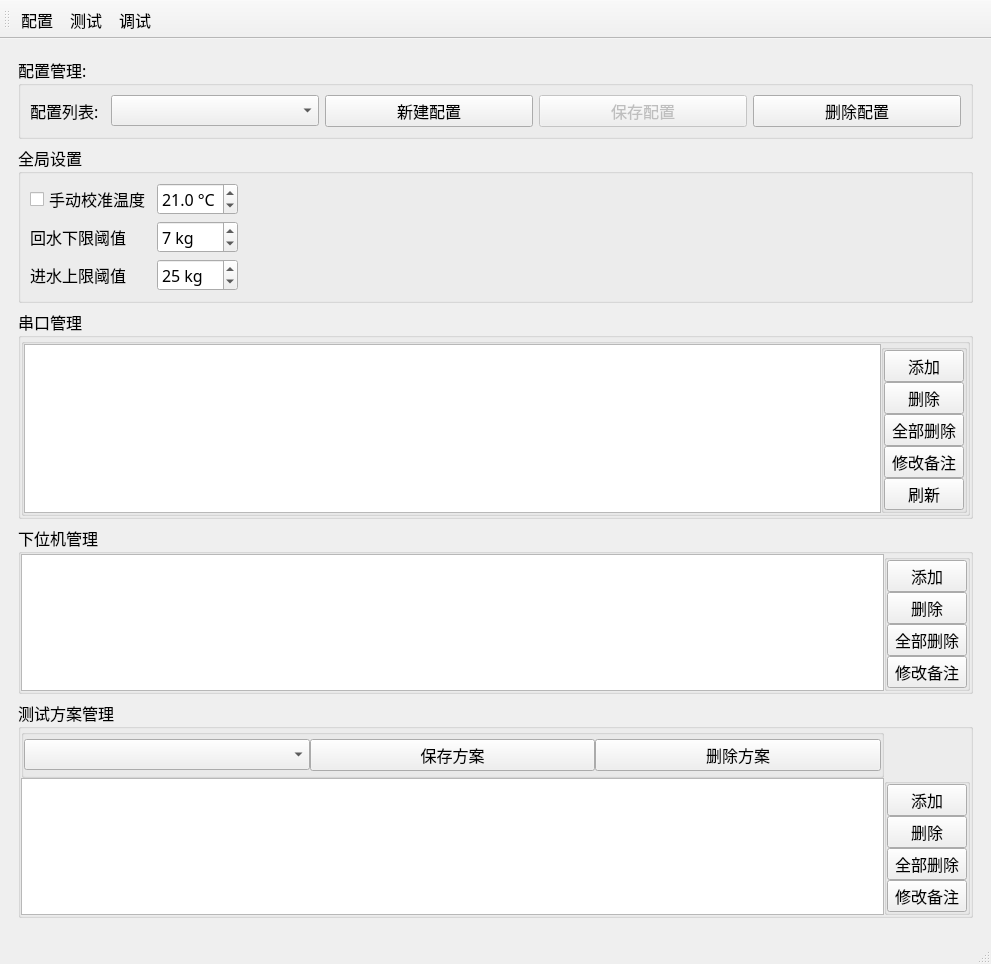
<?xml version="1.0" encoding="UTF-8"?>
<ui version="4.0">
 <class>MainWindow</class>
 <widget class="QMainWindow" name="MainWindow">
  <property name="geometry">
   <rect>
    <x>0</x>
    <y>0</y>
    <width>991</width>
    <height>773</height>
   </rect>
  </property>
  <property name="font">
   <font>
    <family>黑体</family>
    <pointsize>12</pointsize>
   </font>
  </property>
  <property name="windowTitle">
   <string>液体流量计标定系统</string>
  </property>
  <widget class="QWidget" name="centralwidget">
   <layout class="QGridLayout" name="gridLayout">
    <item row="0" column="0">
     <widget class="QStackedWidget" name="stackedWidget">
      <widget class="QWidget" name="pagConfig">
       <layout class="QGridLayout" name="gridLayout_10">
        <item row="0" column="0">
         <widget class="QGroupBox" name="groupBox_9">
          <property name="title">
           <string>配置管理:</string>
          </property>
          <layout class="QGridLayout" name="gridLayout_9">
           <item row="0" column="1">
            <widget class="QComboBox" name="combConfigList"/>
           </item>
           <item row="0" column="4">
            <widget class="QPushButton" name="btnDeleteConfig">
             <property name="text">
              <string>删除配置</string>
             </property>
            </widget>
           </item>
           <item row="0" column="3">
            <widget class="QPushButton" name="btnSaveConfig">
             <property name="enabled">
              <bool>false</bool>
             </property>
             <property name="text">
              <string>保存配置</string>
             </property>
            </widget>
           </item>
           <item row="0" column="0">
            <widget class="QLabel" name="label_3">
             <property name="maximumSize">
              <size>
               <width>75</width>
               <height>16777215</height>
              </size>
             </property>
             <property name="text">
              <string>配置列表:</string>
             </property>
            </widget>
           </item>
           <item row="0" column="2">
            <widget class="QPushButton" name="btnNewConfig">
             <property name="text">
              <string>新建配置</string>
             </property>
            </widget>
           </item>
          </layout>
         </widget>
        </item>
        <item row="1" column="0">
         <widget class="QGroupBox" name="groupBox_8">
          <property name="title">
           <string>全局设置</string>
          </property>
          <layout class="QGridLayout" name="gridLayout_8">
           <item row="2" column="0">
            <widget class="QLabel" name="label_2">
             <property name="text">
              <string>进水上限阈值</string>
             </property>
            </widget>
           </item>
           <item row="0" column="1">
            <widget class="QDoubleSpinBox" name="spinManualTemperature">
             <property name="prefix">
              <string/>
             </property>
             <property name="suffix">
              <string> °C</string>
             </property>
             <property name="decimals">
              <number>1</number>
             </property>
             <property name="maximum">
              <double>40.899999999999999</double>
             </property>
             <property name="value">
              <double>21.000000000000000</double>
             </property>
            </widget>
           </item>
           <item row="0" column="0">
            <widget class="QCheckBox" name="cheManualTemperature">
             <property name="text">
              <string>手动校准温度</string>
             </property>
            </widget>
           </item>
           <item row="2" column="1">
            <widget class="QSpinBox" name="spinInWaterThres">
             <property name="suffix">
              <string> kg</string>
             </property>
             <property name="maximum">
              <number>999</number>
             </property>
             <property name="value">
              <number>25</number>
             </property>
            </widget>
           </item>
           <item row="1" column="1">
            <widget class="QSpinBox" name="spinOutWaterThres">
             <property name="suffix">
              <string> kg</string>
             </property>
             <property name="maximum">
              <number>999</number>
             </property>
             <property name="value">
              <number>7</number>
             </property>
            </widget>
           </item>
           <item row="1" column="0">
            <widget class="QLabel" name="label">
             <property name="text">
              <string>回水下限阈值</string>
             </property>
            </widget>
           </item>
           <item row="1" column="2">
            <spacer name="horizontalSpacer">
             <property name="orientation">
              <enum>Qt::Horizontal</enum>
             </property>
             <property name="sizeHint" stdset="0">
              <size>
               <width>40</width>
               <height>20</height>
              </size>
             </property>
            </spacer>
           </item>
          </layout>
         </widget>
        </item>
        <item row="2" column="0">
         <widget class="QGroupBox" name="groupBox">
          <property name="title">
           <string>串口管理</string>
          </property>
          <property name="flat">
           <bool>true</bool>
          </property>
          <property name="checkable">
           <bool>false</bool>
          </property>
          <layout class="QGridLayout" name="gridLayout_6">
           <property name="leftMargin">
            <number>0</number>
           </property>
           <property name="topMargin">
            <number>0</number>
           </property>
           <property name="rightMargin">
            <number>0</number>
           </property>
           <property name="bottomMargin">
            <number>0</number>
           </property>
           <property name="spacing">
            <number>0</number>
           </property>
           <item row="0" column="0">
            <widget class="QGroupBox" name="groupBox_2">
             <property name="title">
              <string/>
             </property>
             <layout class="QGridLayout" name="gridLayout_3">
              <property name="leftMargin">
               <number>0</number>
              </property>
              <property name="topMargin">
               <number>0</number>
              </property>
              <property name="rightMargin">
               <number>0</number>
              </property>
              <property name="bottomMargin">
               <number>0</number>
              </property>
              <property name="spacing">
               <number>0</number>
              </property>
              <item row="0" column="1">
               <widget class="QGroupBox" name="groupBox_3">
                <property name="title">
                 <string/>
                </property>
                <layout class="QGridLayout" name="gridLayout_5">
                 <property name="leftMargin">
                  <number>0</number>
                 </property>
                 <property name="topMargin">
                  <number>0</number>
                 </property>
                 <property name="rightMargin">
                  <number>0</number>
                 </property>
                 <property name="bottomMargin">
                  <number>0</number>
                 </property>
                 <property name="spacing">
                  <number>0</number>
                 </property>
                 <item row="4" column="1">
                  <widget class="QPushButton" name="btnCheckConnectSerial">
                   <property name="text">
                    <string>刷新</string>
                   </property>
                  </widget>
                 </item>
                 <item row="2" column="1">
                  <widget class="QPushButton" name="btnDeleteAllSerial">
                   <property name="text">
                    <string>全部删除</string>
                   </property>
                  </widget>
                 </item>
                 <item row="1" column="1">
                  <widget class="QPushButton" name="btnDeleteSerial">
                   <property name="text">
                    <string>删除</string>
                   </property>
                  </widget>
                 </item>
                 <item row="0" column="1">
                  <widget class="QPushButton" name="btnAppendSerial">
                   <property name="text">
                    <string>添加</string>
                   </property>
                  </widget>
                 </item>
                 <item row="3" column="1">
                  <widget class="QPushButton" name="btnChangeRemarkSerial">
                   <property name="text">
                    <string>修改备注</string>
                   </property>
                  </widget>
                 </item>
                </layout>
               </widget>
              </item>
              <item row="0" column="0">
               <widget class="QTableView" name="tvSerialTable"/>
              </item>
             </layout>
            </widget>
           </item>
          </layout>
         </widget>
        </item>
        <item row="3" column="0">
         <widget class="QGroupBox" name="groupBox_4">
          <property name="title">
           <string>下位机管理</string>
          </property>
          <layout class="QGridLayout" name="gridLayout_4">
           <property name="leftMargin">
            <number>0</number>
           </property>
           <property name="topMargin">
            <number>0</number>
           </property>
           <property name="rightMargin">
            <number>0</number>
           </property>
           <property name="bottomMargin">
            <number>0</number>
           </property>
           <property name="spacing">
            <number>0</number>
           </property>
           <item row="0" column="0">
            <widget class="QTableView" name="tvLM"/>
           </item>
           <item row="0" column="1">
            <widget class="QGroupBox" name="groupBox_5">
             <property name="title">
              <string/>
             </property>
             <layout class="QVBoxLayout" name="verticalLayout">
              <property name="spacing">
               <number>0</number>
              </property>
              <property name="leftMargin">
               <number>0</number>
              </property>
              <property name="topMargin">
               <number>0</number>
              </property>
              <property name="rightMargin">
               <number>0</number>
              </property>
              <property name="bottomMargin">
               <number>0</number>
              </property>
              <item>
               <widget class="QPushButton" name="btnAppendLM">
                <property name="text">
                 <string>添加</string>
                </property>
               </widget>
              </item>
              <item>
               <widget class="QPushButton" name="btnDeleteLM">
                <property name="text">
                 <string>删除</string>
                </property>
               </widget>
              </item>
              <item>
               <widget class="QPushButton" name="btnDeleteAllLM">
                <property name="text">
                 <string>全部删除</string>
                </property>
               </widget>
              </item>
              <item>
               <widget class="QPushButton" name="btnChangeRemarkLM">
                <property name="text">
                 <string>修改备注</string>
                </property>
               </widget>
              </item>
             </layout>
            </widget>
           </item>
          </layout>
         </widget>
        </item>
        <item row="4" column="0">
         <widget class="QGroupBox" name="groupBox_6">
          <property name="title">
           <string>测试方案管理</string>
          </property>
          <layout class="QGridLayout" name="gridLayout_7">
           <property name="leftMargin">
            <number>0</number>
           </property>
           <property name="topMargin">
            <number>0</number>
           </property>
           <property name="rightMargin">
            <number>0</number>
           </property>
           <property name="bottomMargin">
            <number>0</number>
           </property>
           <property name="spacing">
            <number>0</number>
           </property>
           <item row="1" column="1">
            <widget class="QGroupBox" name="groupBox_7">
             <property name="title">
              <string/>
             </property>
             <layout class="QVBoxLayout" name="verticalLayout_2">
              <property name="spacing">
               <number>0</number>
              </property>
              <property name="leftMargin">
               <number>0</number>
              </property>
              <property name="topMargin">
               <number>0</number>
              </property>
              <property name="rightMargin">
               <number>0</number>
              </property>
              <property name="bottomMargin">
               <number>0</number>
              </property>
              <item>
               <widget class="QPushButton" name="btnAppendOption">
                <property name="text">
                 <string>添加</string>
                </property>
               </widget>
              </item>
              <item>
               <widget class="QPushButton" name="btnDeleteOption">
                <property name="text">
                 <string>删除</string>
                </property>
               </widget>
              </item>
              <item>
               <widget class="QPushButton" name="btnDeleteAllOption">
                <property name="text">
                 <string>全部删除</string>
                </property>
               </widget>
              </item>
              <item>
               <widget class="QPushButton" name="btnChangeRemarkOption">
                <property name="text">
                 <string>修改备注</string>
                </property>
               </widget>
              </item>
             </layout>
            </widget>
           </item>
           <item row="1" column="0">
            <widget class="QTableView" name="tvTestOption"/>
           </item>
           <item row="0" column="0">
            <widget class="QGroupBox" name="groupBox_16">
             <property name="title">
              <string/>
             </property>
             <layout class="QHBoxLayout" name="horizontalLayout">
              <property name="spacing">
               <number>0</number>
              </property>
              <property name="leftMargin">
               <number>0</number>
              </property>
              <property name="topMargin">
               <number>0</number>
              </property>
              <property name="rightMargin">
               <number>0</number>
              </property>
              <property name="bottomMargin">
               <number>0</number>
              </property>
              <item>
               <widget class="QComboBox" name="combChoiceProject"/>
              </item>
              <item>
               <widget class="QPushButton" name="btnSaveProject">
                <property name="text">
                 <string>保存方案</string>
                </property>
               </widget>
              </item>
              <item>
               <widget class="QPushButton" name="btnDeleteProject">
                <property name="text">
                 <string>删除方案</string>
                </property>
               </widget>
              </item>
             </layout>
            </widget>
           </item>
          </layout>
         </widget>
        </item>
       </layout>
      </widget>
      <widget class="QWidget" name="pagTest">
       <layout class="QGridLayout" name="gridLayout_13">
        <item row="0" column="0">
         <widget class="QGroupBox" name="groupBox_12">
          <property name="title">
           <string>操作栏</string>
          </property>
          <layout class="QGridLayout" name="gridLayout_12">
           <item row="2" column="0">
            <widget class="QPushButton" name="btnClearResult">
             <property name="text">
              <string>清空测试结果</string>
             </property>
            </widget>
           </item>
           <item row="0" column="0" colspan="2">
            <widget class="QPushButton" name="btnStartTest">
             <property name="minimumSize">
              <size>
               <width>100</width>
               <height>50</height>
              </size>
             </property>
             <property name="text">
              <string>开始测试</string>
             </property>
             <property name="icon">
              <iconset resource="imgs.qrc">
               <normaloff>:/imgs/connectBtn/disconnected.png</normaloff>:/imgs/connectBtn/disconnected.png</iconset>
             </property>
             <property name="iconSize">
              <size>
               <width>30</width>
               <height>30</height>
              </size>
             </property>
            </widget>
           </item>
           <item row="1" column="0" colspan="2">
            <widget class="QPushButton" name="btnSaveResult">
             <property name="text">
              <string>保存</string>
             </property>
            </widget>
           </item>
          </layout>
         </widget>
        </item>
        <item row="0" column="1">
         <widget class="QGroupBox" name="groupBox_10">
          <property name="title">
           <string>日志栏:</string>
          </property>
          <layout class="QGridLayout" name="gridLayout_2">
           <property name="leftMargin">
            <number>0</number>
           </property>
           <property name="topMargin">
            <number>0</number>
           </property>
           <property name="rightMargin">
            <number>0</number>
           </property>
           <property name="bottomMargin">
            <number>0</number>
           </property>
           <property name="spacing">
            <number>0</number>
           </property>
           <item row="0" column="0">
            <widget class="QTextBrowser" name="txtLogMain"/>
           </item>
          </layout>
         </widget>
        </item>
        <item row="1" column="0" colspan="2">
         <widget class="QGroupBox" name="groupBox_11">
          <property name="title">
           <string>测试进度</string>
          </property>
          <layout class="QGridLayout" name="gridLayout_11">
           <item row="0" column="0">
            <widget class="QComboBox" name="combFlowMacChoice"/>
           </item>
           <item row="0" column="1">
            <widget class="QTableView" name="tvTest"/>
           </item>
          </layout>
         </widget>
        </item>
       </layout>
      </widget>
      <widget class="QWidget" name="pagDebug">
       <layout class="QGridLayout" name="gridLayout_16">
        <item row="0" column="1" rowspan="2">
         <widget class="QGroupBox" name="groupBox_14">
          <property name="title">
           <string>日志栏</string>
          </property>
          <layout class="QGridLayout" name="gridLayout_14">
           <property name="leftMargin">
            <number>0</number>
           </property>
           <property name="topMargin">
            <number>0</number>
           </property>
           <property name="rightMargin">
            <number>0</number>
           </property>
           <property name="bottomMargin">
            <number>0</number>
           </property>
           <property name="spacing">
            <number>0</number>
           </property>
           <item row="0" column="0">
            <widget class="QTextBrowser" name="txtBrowserDebug"/>
           </item>
          </layout>
         </widget>
        </item>
        <item row="0" column="0" rowspan="2">
         <widget class="QGroupBox" name="groupBox_13">
          <property name="title">
           <string/>
          </property>
          <layout class="QGridLayout" name="gridLayout_15">
           <item row="3" column="0" colspan="8">
            <widget class="QGroupBox" name="groupBox_15">
             <property name="title">
              <string>操作栏</string>
             </property>
             <layout class="QGridLayout" name="gridLayout_17">
              <item row="0" column="2">
               <widget class="QCheckBox" name="checkBox_3">
                <property name="text">
                 <string>流量计解析</string>
                </property>
               </widget>
              </item>
              <item row="4" column="1">
               <widget class="QSpinBox" name="spinInWaterSpeed">
                <property name="maximum">
                 <number>9999</number>
                </property>
               </widget>
              </item>
              <item row="3" column="1">
               <widget class="QPushButton" name="pushButton_3">
                <property name="text">
                 <string>关闭回水电机</string>
                </property>
               </widget>
              </item>
              <item row="2" column="0">
               <widget class="QPushButton" name="pushButton_8">
                <property name="text">
                 <string>获取电子秤读数</string>
                </property>
               </widget>
              </item>
              <item row="4" column="2">
               <widget class="QPushButton" name="pushButton_4">
                <property name="text">
                 <string>启动</string>
                </property>
               </widget>
              </item>
              <item row="2" column="2">
               <widget class="QPushButton" name="pushButton_6">
                <property name="text">
                 <string>获取温度计读数</string>
                </property>
               </widget>
              </item>
              <item row="0" column="0">
               <widget class="QCheckBox" name="checkBox">
                <property name="text">
                 <string>原始接收数据</string>
                </property>
               </widget>
              </item>
              <item row="2" column="1">
               <widget class="QPushButton" name="pushButton_9">
                <property name="text">
                 <string>获取流量计读数</string>
                </property>
               </widget>
              </item>
              <item row="4" column="0">
               <widget class="QLabel" name="label_4">
                <property name="text">
                 <string>进水电机</string>
                </property>
               </widget>
              </item>
              <item row="4" column="3">
               <widget class="QPushButton" name="pushButton_5">
                <property name="text">
                 <string>关闭</string>
                </property>
               </widget>
              </item>
              <item row="0" column="1">
               <widget class="QCheckBox" name="checkBox_2">
                <property name="text">
                 <string>原始发送数据</string>
                </property>
               </widget>
              </item>
              <item row="3" column="0">
               <widget class="QPushButton" name="pushButton_2">
                <property name="text">
                 <string>启动回水电机</string>
                </property>
               </widget>
              </item>
              <item row="1" column="0">
               <widget class="QCheckBox" name="checkBox_4">
                <property name="text">
                 <string>标准秤解析</string>
                </property>
               </widget>
              </item>
              <item row="1" column="1">
               <widget class="QCheckBox" name="checkBox_5">
                <property name="text">
                 <string>温度计解析</string>
                </property>
               </widget>
              </item>
             </layout>
            </widget>
           </item>
           <item row="0" column="0" colspan="6">
            <widget class="QPushButton" name="pushButton">
             <property name="text">
              <string>初始化</string>
             </property>
            </widget>
           </item>
          </layout>
         </widget>
        </item>
       </layout>
      </widget>
     </widget>
    </item>
   </layout>
  </widget>
  <widget class="QMenuBar" name="menubar">
   <property name="geometry">
    <rect>
     <x>0</x>
     <y>0</y>
     <width>991</width>
     <height>22</height>
    </rect>
   </property>
  </widget>
  <widget class="QStatusBar" name="statusbar"/>
  <widget class="QToolBar" name="toolBar">
   <property name="windowTitle">
    <string>toolBar</string>
   </property>
   <attribute name="toolBarArea">
    <enum>TopToolBarArea</enum>
   </attribute>
   <attribute name="toolBarBreak">
    <bool>false</bool>
   </attribute>
   <addaction name="actConfig"/>
   <addaction name="actTest"/>
   <addaction name="actDebug"/>
  </widget>
  <action name="actConfig">
   <property name="text">
    <string>配置</string>
   </property>
  </action>
  <action name="actTest">
   <property name="text">
    <string>测试</string>
   </property>
  </action>
  <action name="actDebug">
   <property name="text">
    <string>调试</string>
   </property>
  </action>
 </widget>
 <resources>
  <include location="imgs.qrc"/>
 </resources>
 <connections/>
</ui>
